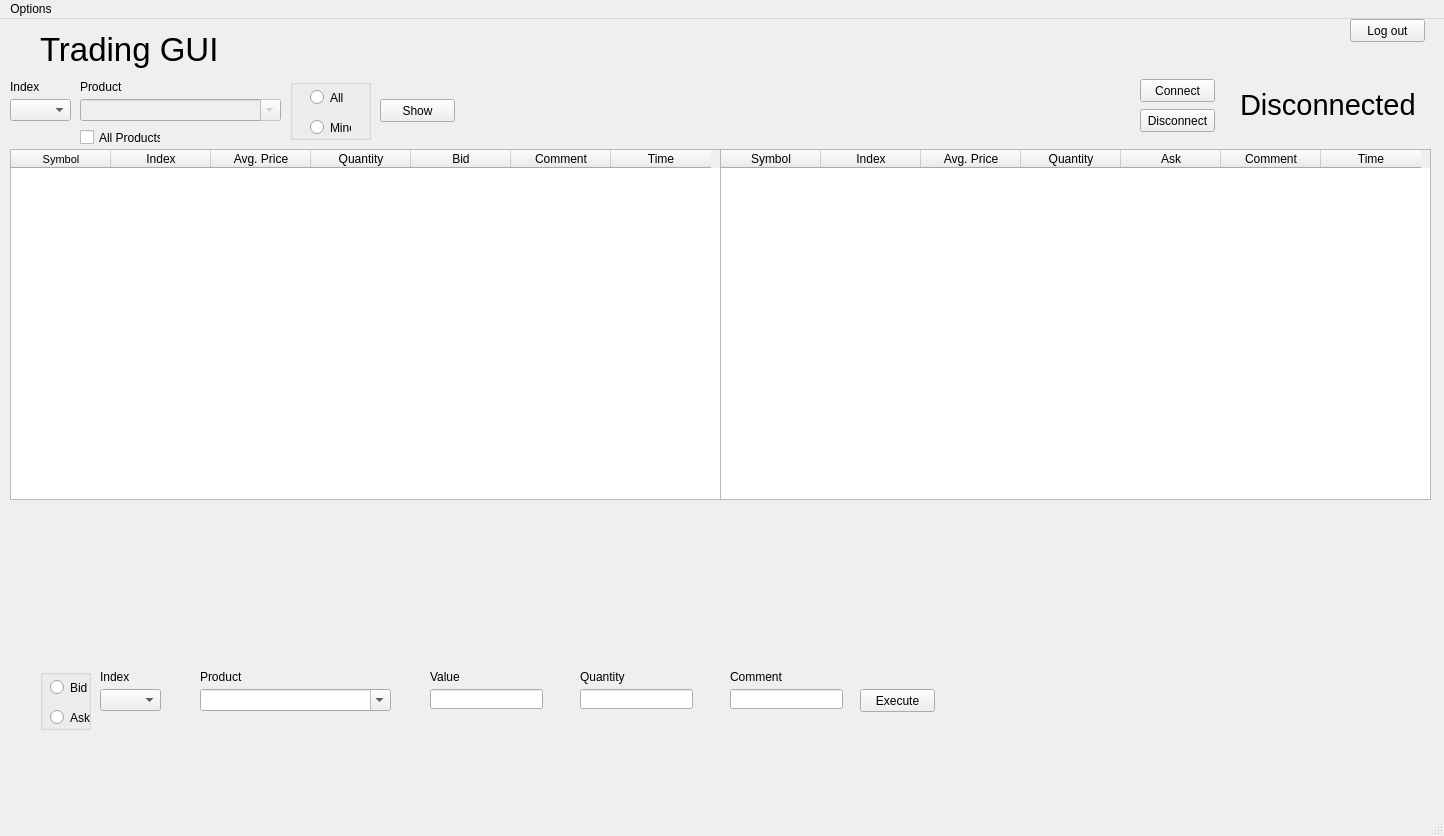
<?xml version="1.0" encoding="UTF-8"?>
<ui version="4.0">
 <class>MEX_Main</class>
 <widget class="QMainWindow" name="MEX_Main">
  <property name="geometry">
   <rect>
    <x>0</x>
    <y>0</y>
    <width>1444</width>
    <height>836</height>
   </rect>
  </property>
  <property name="windowTitle">
   <string>MEX - Trading Application</string>
  </property>
  <widget class="QWidget" name="centralwidget">
   <widget class="QComboBox" name="cBoxProductExec">
    <property name="geometry">
     <rect>
      <x>200</x>
      <y>670</y>
      <width>191</width>
      <height>22</height>
     </rect>
    </property>
    <property name="editable">
     <bool>true</bool>
    </property>
   </widget>
   <widget class="QLabel" name="lblProductShow">
    <property name="geometry">
     <rect>
      <x>80</x>
      <y>60</y>
      <width>71</width>
      <height>16</height>
     </rect>
    </property>
    <property name="text">
     <string>Product</string>
    </property>
   </widget>
   <widget class="QCheckBox" name="checkBoxAllProducts">
    <property name="geometry">
     <rect>
      <x>80</x>
      <y>110</y>
      <width>81</width>
      <height>17</height>
     </rect>
    </property>
    <property name="text">
     <string>All Products</string>
    </property>
   </widget>
   <widget class="QLabel" name="lblTradingGUI">
    <property name="geometry">
     <rect>
      <x>40</x>
      <y>10</y>
      <width>191</width>
      <height>41</height>
     </rect>
    </property>
    <property name="font">
     <font>
      <pointsize>25</pointsize>
     </font>
    </property>
    <property name="text">
     <string>Trading GUI</string>
    </property>
   </widget>
   <widget class="QPushButton" name="btnShow">
    <property name="geometry">
     <rect>
      <x>380</x>
      <y>80</y>
      <width>75</width>
      <height>23</height>
     </rect>
    </property>
    <property name="text">
     <string>Show</string>
    </property>
   </widget>
   <widget class="QLineEdit" name="edtComment">
    <property name="geometry">
     <rect>
      <x>730</x>
      <y>670</y>
      <width>113</width>
      <height>20</height>
     </rect>
    </property>
   </widget>
   <widget class="QLineEdit" name="edtQuantity">
    <property name="geometry">
     <rect>
      <x>580</x>
      <y>670</y>
      <width>113</width>
      <height>20</height>
     </rect>
    </property>
   </widget>
   <widget class="QPushButton" name="btnLogOut">
    <property name="geometry">
     <rect>
      <x>1350</x>
      <y>0</y>
      <width>75</width>
      <height>23</height>
     </rect>
    </property>
    <property name="text">
     <string>Log out</string>
    </property>
   </widget>
   <widget class="QPushButton" name="btnExecute">
    <property name="geometry">
     <rect>
      <x>860</x>
      <y>670</y>
      <width>75</width>
      <height>23</height>
     </rect>
    </property>
    <property name="text">
     <string>Execute</string>
    </property>
   </widget>
   <widget class="QTableWidget" name="tableWidgetOrderbookBid">
    <property name="geometry">
     <rect>
      <x>10</x>
      <y>130</y>
      <width>711</width>
      <height>351</height>
     </rect>
    </property>
    <property name="sizePolicy">
     <sizepolicy hsizetype="Expanding" vsizetype="Expanding">
      <horstretch>0</horstretch>
      <verstretch>0</verstretch>
     </sizepolicy>
    </property>
    <property name="editTriggers">
     <set>QAbstractItemView::NoEditTriggers</set>
    </property>
    <property name="sortingEnabled">
     <bool>true</bool>
    </property>
    <column>
     <property name="text">
      <string>Symbol</string>
     </property>
     <property name="font">
      <font>
       <pointsize>8</pointsize>
      </font>
     </property>
    </column>
    <column>
     <property name="text">
      <string>Index</string>
     </property>
    </column>
    <column>
     <property name="text">
      <string>Avg. Price</string>
     </property>
    </column>
    <column>
     <property name="text">
      <string>Quantity</string>
     </property>
    </column>
    <column>
     <property name="text">
      <string>Bid</string>
     </property>
    </column>
    <column>
     <property name="text">
      <string>Comment</string>
     </property>
    </column>
    <column>
     <property name="text">
      <string>Time</string>
     </property>
    </column>
   </widget>
   <widget class="QLabel" name="lblProductExec">
    <property name="geometry">
     <rect>
      <x>200</x>
      <y>650</y>
      <width>71</width>
      <height>16</height>
     </rect>
    </property>
    <property name="text">
     <string>Product</string>
    </property>
   </widget>
   <widget class="QGroupBox" name="groupBoxShowAll">
    <property name="geometry">
     <rect>
      <x>290</x>
      <y>60</y>
      <width>81</width>
      <height>61</height>
     </rect>
    </property>
    <property name="title">
     <string/>
    </property>
    <widget class="QRadioButton" name="radioButtonAll">
     <property name="geometry">
      <rect>
       <x>20</x>
       <y>10</y>
       <width>41</width>
       <height>17</height>
      </rect>
     </property>
     <property name="text">
      <string>All</string>
     </property>
    </widget>
    <widget class="QRadioButton" name="radioButtonMine">
     <property name="geometry">
      <rect>
       <x>20</x>
       <y>40</y>
       <width>41</width>
       <height>17</height>
      </rect>
     </property>
     <property name="text">
      <string>Mine</string>
     </property>
    </widget>
   </widget>
   <widget class="QTableWidget" name="tableWidgetOrderbookAsk">
    <property name="geometry">
     <rect>
      <x>720</x>
      <y>130</y>
      <width>711</width>
      <height>351</height>
     </rect>
    </property>
    <property name="editTriggers">
     <set>QAbstractItemView::NoEditTriggers</set>
    </property>
    <property name="sortingEnabled">
     <bool>true</bool>
    </property>
    <column>
     <property name="text">
      <string>Symbol</string>
     </property>
    </column>
    <column>
     <property name="text">
      <string>Index</string>
     </property>
    </column>
    <column>
     <property name="text">
      <string>Avg. Price</string>
     </property>
    </column>
    <column>
     <property name="text">
      <string>Quantity</string>
     </property>
    </column>
    <column>
     <property name="text">
      <string>Ask</string>
     </property>
    </column>
    <column>
     <property name="text">
      <string>Comment</string>
     </property>
    </column>
    <column>
     <property name="text">
      <string>Time</string>
     </property>
    </column>
   </widget>
   <widget class="QLabel" name="lblQuantity">
    <property name="geometry">
     <rect>
      <x>580</x>
      <y>650</y>
      <width>71</width>
      <height>16</height>
     </rect>
    </property>
    <property name="text">
     <string>Quantity</string>
    </property>
   </widget>
   <widget class="QGroupBox" name="groupBoxExecuteBidAsk">
    <property name="geometry">
     <rect>
      <x>40</x>
      <y>650</y>
      <width>51</width>
      <height>61</height>
     </rect>
    </property>
    <property name="title">
     <string/>
    </property>
    <widget class="QRadioButton" name="radioButtonBid">
     <property name="geometry">
      <rect>
       <x>10</x>
       <y>10</y>
       <width>82</width>
       <height>17</height>
      </rect>
     </property>
     <property name="text">
      <string>Bid</string>
     </property>
    </widget>
    <widget class="QRadioButton" name="radioButtonAsk">
     <property name="geometry">
      <rect>
       <x>10</x>
       <y>40</y>
       <width>82</width>
       <height>17</height>
      </rect>
     </property>
     <property name="text">
      <string>Ask</string>
     </property>
    </widget>
   </widget>
   <widget class="QLineEdit" name="edtValue">
    <property name="geometry">
     <rect>
      <x>430</x>
      <y>670</y>
      <width>113</width>
      <height>20</height>
     </rect>
    </property>
   </widget>
   <widget class="QLabel" name="lblComment">
    <property name="geometry">
     <rect>
      <x>730</x>
      <y>650</y>
      <width>71</width>
      <height>16</height>
     </rect>
    </property>
    <property name="text">
     <string>Comment</string>
    </property>
   </widget>
   <widget class="QComboBox" name="cBoxProductShow">
    <property name="enabled">
     <bool>false</bool>
    </property>
    <property name="geometry">
     <rect>
      <x>80</x>
      <y>80</y>
      <width>201</width>
      <height>22</height>
     </rect>
    </property>
    <property name="editable">
     <bool>true</bool>
    </property>
   </widget>
   <widget class="QLabel" name="lblValue">
    <property name="geometry">
     <rect>
      <x>430</x>
      <y>650</y>
      <width>71</width>
      <height>16</height>
     </rect>
    </property>
    <property name="text">
     <string>Value</string>
    </property>
   </widget>
   <widget class="QLabel" name="lblConnectionStatus">
    <property name="geometry">
     <rect>
      <x>1240</x>
      <y>60</y>
      <width>181</width>
      <height>51</height>
     </rect>
    </property>
    <property name="font">
     <font>
      <pointsize>22</pointsize>
     </font>
    </property>
    <property name="text">
     <string>Disconnected</string>
    </property>
    <property name="scaledContents">
     <bool>true</bool>
    </property>
   </widget>
   <widget class="QPushButton" name="btnConnect">
    <property name="geometry">
     <rect>
      <x>1140</x>
      <y>60</y>
      <width>75</width>
      <height>23</height>
     </rect>
    </property>
    <property name="text">
     <string>Connect</string>
    </property>
   </widget>
   <widget class="QPushButton" name="btnDisconnect">
    <property name="geometry">
     <rect>
      <x>1140</x>
      <y>90</y>
      <width>75</width>
      <height>23</height>
     </rect>
    </property>
    <property name="text">
     <string>Disconnect</string>
    </property>
   </widget>
   <widget class="QComboBox" name="cBoxIndexExec">
    <property name="geometry">
     <rect>
      <x>100</x>
      <y>670</y>
      <width>61</width>
      <height>22</height>
     </rect>
    </property>
    <property name="editable">
     <bool>false</bool>
    </property>
   </widget>
   <widget class="QLabel" name="lblIndexExec">
    <property name="geometry">
     <rect>
      <x>100</x>
      <y>650</y>
      <width>71</width>
      <height>16</height>
     </rect>
    </property>
    <property name="text">
     <string>Index</string>
    </property>
   </widget>
   <widget class="QLabel" name="lblIndexShow">
    <property name="geometry">
     <rect>
      <x>10</x>
      <y>60</y>
      <width>71</width>
      <height>16</height>
     </rect>
    </property>
    <property name="text">
     <string>Index</string>
    </property>
   </widget>
   <widget class="QComboBox" name="cBoxIndexShow">
    <property name="geometry">
     <rect>
      <x>10</x>
      <y>80</y>
      <width>61</width>
      <height>22</height>
     </rect>
    </property>
    <property name="editable">
     <bool>false</bool>
    </property>
   </widget>
   <zorder>cBoxProductExec</zorder>
   <zorder>lblProductShow</zorder>
   <zorder>checkBoxAllProducts</zorder>
   <zorder>lblTradingGUI</zorder>
   <zorder>btnShow</zorder>
   <zorder>edtComment</zorder>
   <zorder>edtQuantity</zorder>
   <zorder>btnLogOut</zorder>
   <zorder>btnExecute</zorder>
   <zorder>tableWidgetOrderbookBid</zorder>
   <zorder>lblProductExec</zorder>
   <zorder>groupBoxShowAll</zorder>
   <zorder>tableWidgetOrderbookAsk</zorder>
   <zorder>lblQuantity</zorder>
   <zorder>groupBoxExecuteBidAsk</zorder>
   <zorder>edtValue</zorder>
   <zorder>lblComment</zorder>
   <zorder>cBoxProductShow</zorder>
   <zorder>lblValue</zorder>
   <zorder>lblConnectionStatus</zorder>
   <zorder>btnConnect</zorder>
   <zorder>btnDisconnect</zorder>
   <zorder>cBoxIndexExec</zorder>
   <zorder>lblIndexExec</zorder>
   <zorder>lblIndexShow</zorder>
   <zorder>cBoxIndexShow</zorder>
   <zorder>radioButtonAll</zorder>
  </widget>
  <widget class="QMenuBar" name="menubar">
   <property name="geometry">
    <rect>
     <x>0</x>
     <y>0</y>
     <width>1444</width>
     <height>21</height>
    </rect>
   </property>
   <widget class="QMenu" name="menuOptions">
    <property name="title">
     <string>Options</string>
    </property>
    <addaction name="actionAdmin_Panel"/>
    <addaction name="actionMy_Account"/>
    <addaction name="actionTrade_Log"/>
   </widget>
   <addaction name="menuOptions"/>
  </widget>
  <widget class="QStatusBar" name="statusbar"/>
  <action name="actionAdmin_Panel">
   <property name="text">
    <string>Admin Panel</string>
   </property>
  </action>
  <action name="actionMy_Account">
   <property name="text">
    <string>My Account</string>
   </property>
  </action>
  <action name="actionTrade_Log">
   <property name="text">
    <string>Trade Log</string>
   </property>
  </action>
 </widget>
 <tabstops>
  <tabstop>cBoxProductShow</tabstop>
  <tabstop>checkBoxAllProducts</tabstop>
  <tabstop>radioButtonAll</tabstop>
  <tabstop>radioButtonMine</tabstop>
  <tabstop>btnShow</tabstop>
  <tabstop>tableWidgetOrderbookBid</tabstop>
  <tabstop>tableWidgetOrderbookAsk</tabstop>
  <tabstop>radioButtonBid</tabstop>
  <tabstop>radioButtonAsk</tabstop>
  <tabstop>cBoxProductExec</tabstop>
  <tabstop>edtValue</tabstop>
  <tabstop>edtQuantity</tabstop>
  <tabstop>edtComment</tabstop>
  <tabstop>btnExecute</tabstop>
  <tabstop>btnConnect</tabstop>
  <tabstop>btnDisconnect</tabstop>
  <tabstop>btnLogOut</tabstop>
 </tabstops>
 <resources/>
 <connections/>
</ui>
